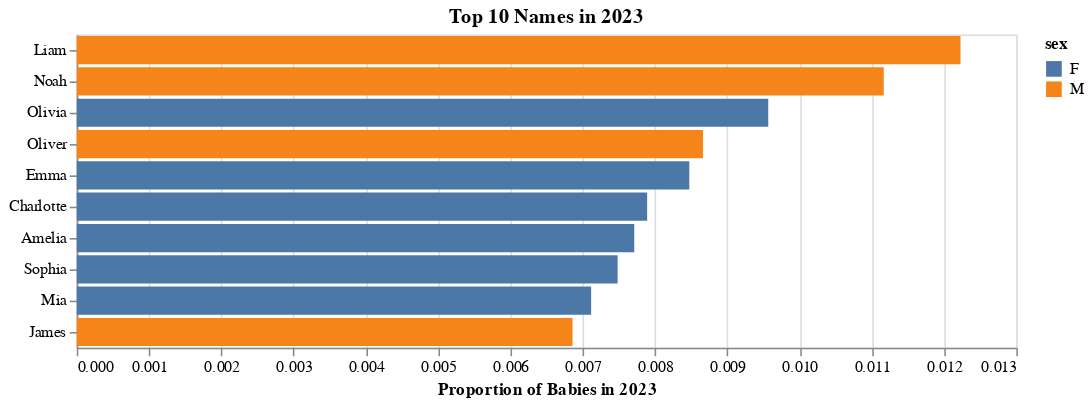

Notebook code for this chart:
### Markdown cell above
Recent Trends (Latest Year)

### Code cell
latest_df = (babynames[babynames['year'] == latest_year]
            .sort_values('prop', ascending=False)
            .head(10))

alt.Chart(latest_df).mark_bar().encode(
    x=alt.X('prop:Q', title=f'Proportion of Babies in {latest_year}'),
    y=alt.Y('name:N', sort='-x', title=''),
    color='sex:N'
).properties(
    title=f'Top 10 Names in {latest_year}',
    width=600
)

### Figure 1 — Vega-Lite specification as saved in the notebook (floating-point values rounded to 4 significant figures)
{"config": {"view": {"continuousWidth": 300, "continuousHeight": 300}}, "data": {"name": "data-345642385385d3eea90d0d9c17301fb6"}, "mark": {"type": "bar"}, "encoding": {"color": {"field": "sex", "type": "nominal"}, "x": {"field": "prop", "title": "Proportion of Babies in 2023", "type": "quantitative"}, "y": {"field": "name", "sort": "-x", "title": "", "type": "nominal"}}, "title": "Top 10 Names in 2023", "width": 600, "$schema": "https://vega.github.io/schema/vega-lite/v6.1.0.json", "datasets": {"data-345642385385d3eea90d0d9c17301fb6": [{"name": "Liam", "sex": "M", "n": 20802, "year": 2023, "prop": 0.01223}, {"name": "Noah", "sex": "M", "n": 18995, "year": 2023, "prop": 0.01117}, {"name": "Olivia", "sex": "F", "n": 15270, "year": 2023, "prop": 0.009568}, {"name": "Oliver", "sex": "M", "n": 14741, "year": 2023, "prop": 0.008665}, {"name": "Emma", "sex": "F", "n": 13527, "year": 2023, "prop": 0.008475}, {"name": "Charlotte", "sex": "F", "n": 12596, "year": 2023, "prop": 0.007892}, {"name": "Amelia", "sex": "F", "n": 12311, "year": 2023, "prop": 0.007714}, {"name": "Sophia", "sex": "F", "n": 11944, "year": 2023, "prop": 0.007484}, {"name": "Mia", "sex": "F", "n": 11359, "year": 2023, "prop": 0.007117}, {"name": "James", "sex": "M", "n": 11670, "year": 2023, "prop": 0.00686}]}}
